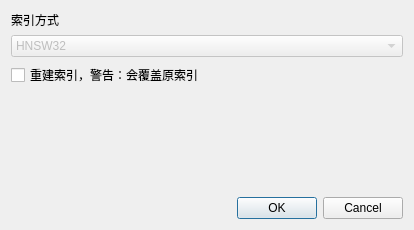
<?xml version="1.0" encoding="UTF-8"?>
<ui version="4.0">
 <class>NewlibraryDialog</class>
 <widget class="QDialog" name="NewlibraryDialog">
  <property name="geometry">
   <rect>
    <x>0</x>
    <y>0</y>
    <width>414</width>
    <height>230</height>
   </rect>
  </property>
  <property name="windowTitle">
   <string>新建/重建 索引</string>
  </property>
  <layout class="QVBoxLayout" name="verticalLayout">
   <item>
    <widget class="QLabel" name="label">
     <property name="text">
      <string>索引方式</string>
     </property>
    </widget>
   </item>
   <item>
    <widget class="QComboBox" name="indexMethodCmb">
     <property name="enabled">
      <bool>false</bool>
     </property>
     <property name="currentIndex">
      <number>0</number>
     </property>
     <item>
      <property name="text">
       <string>HNSW32</string>
      </property>
     </item>
     <item>
      <property name="text">
       <string>FLAT</string>
      </property>
     </item>
     <item>
      <property name="text">
       <string>IVF</string>
      </property>
     </item>
    </widget>
   </item>
   <item>
    <widget class="QCheckBox" name="resetCheckBox">
     <property name="text">
      <string>重建索引，警告：会覆盖原索引</string>
     </property>
    </widget>
   </item>
   <item>
    <spacer name="verticalSpacer">
     <property name="orientation">
      <enum>Qt::Vertical</enum>
     </property>
     <property name="sizeHint" stdset="0">
      <size>
       <width>20</width>
       <height>80</height>
      </size>
     </property>
    </spacer>
   </item>
   <item>
    <widget class="QDialogButtonBox" name="buttonBox">
     <property name="orientation">
      <enum>Qt::Horizontal</enum>
     </property>
     <property name="standardButtons">
      <set>QDialogButtonBox::Cancel|QDialogButtonBox::Ok</set>
     </property>
    </widget>
   </item>
  </layout>
 </widget>
 <resources/>
 <connections>
  <connection>
   <sender>buttonBox</sender>
   <signal>accepted()</signal>
   <receiver>NewlibraryDialog</receiver>
   <slot>accept()</slot>
   <hints>
    <hint type="sourcelabel">
     <x>248</x>
     <y>254</y>
    </hint>
    <hint type="destinationlabel">
     <x>157</x>
     <y>274</y>
    </hint>
   </hints>
  </connection>
  <connection>
   <sender>buttonBox</sender>
   <signal>rejected()</signal>
   <receiver>NewlibraryDialog</receiver>
   <slot>reject()</slot>
   <hints>
    <hint type="sourcelabel">
     <x>316</x>
     <y>260</y>
    </hint>
    <hint type="destinationlabel">
     <x>286</x>
     <y>274</y>
    </hint>
   </hints>
  </connection>
 </connections>
</ui>
